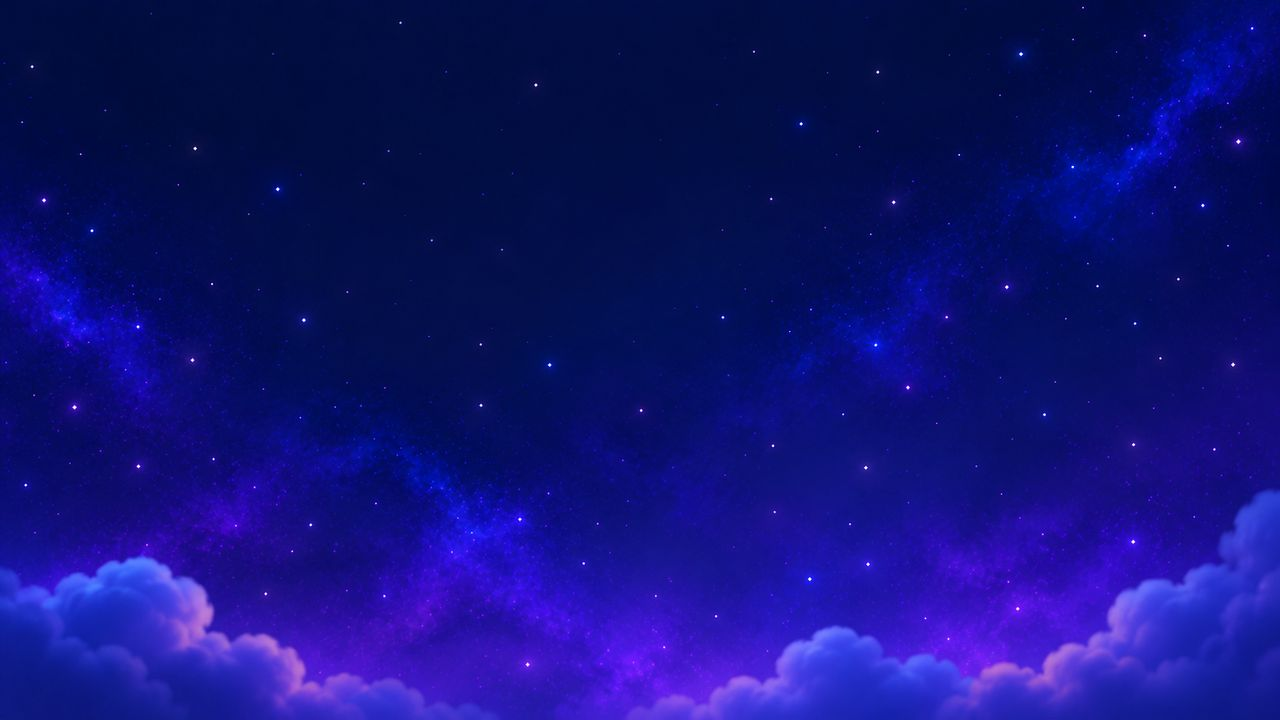
#> input picture assets/art/bg-night-sky-1280.jpg, 1280 x 720 px
$ python -i import_art.py   (imports and definitions only)
#> lines starting #> are read from the running program, lines starting #| are printed output that depends on the picture
#!/usr/bin/env python3
"""Turn the artwork in ArtDrop/ into the web-ready files the site uses.

    python tools/import_art.py           import what has arrived, placeholder the rest
                                         (exit 1 when a file was REJECTED)
    python tools/import_art.py --check   change nothing; exit 1 unless every picture in
                                         assets/ is real art and is byte for byte what
                                         the last complete run wrote

Reads   ArtDrop/incoming/*.png          the 17 illustrations named in ArtDrop/GPT_PROMPT.md
        ArtDrop/reference/game/*.png    the 11 in-game screenshots (game_01_home.png ...)
        ArtDrop/reference/brand/*.png   the Dice Duo logo and the five game icons
Writes  assets/art/*  assets/shots/*
        assets/img/og-image.jpg         (only once hero_desktop.png is real)
        tools/art-manifest.json         status + checksum of every file written (no notes)
        ArtDrop/import-log.json         the notes of the last run (git-ignored, never published)
        ArtDrop/preview/cut_<sheet>.png numbered, named picture of how each sheet was cut

Needs Python 3.8+ and Pillow. Nothing else. Safe to run again and again: real art
simply replaces the placeholder that stood in for it.
"""
from __future__ import annotations

import argparse
import colorsys
import difflib
import hashlib
import json
import math
import os
import random
import re
import sys
from pathlib import Path

try:
    from PIL import Image, ImageChops, ImageDraw, ImageFilter, ImageFont, ImageMath
except ImportError:  # pragma: no cover
    sys.exit("Pillow is required:  python -m pip install Pillow")

ROOT = Path(__file__).resolve().parent.parent
INCOMING = ROOT / "ArtDrop" / "incoming"
GAME = ROOT / "ArtDrop" / "reference" / "game"
BRAND = ROOT / "ArtDrop" / "reference" / "brand"
ART = ROOT / "assets" / "art"
SHOTS = ROOT / "assets" / "shots"
FONTS = ROOT / "assets" / "fonts"
OG_IMAGE = ROOT / "assets" / "img" / "og-image.jpg"
MANIFEST = ROOT / "tools" / "art-manifest.json"          # committed: status and checksums, no notes
LOG = ROOT / "ArtDrop" / "import-log.json"               # git-ignored: the notes of the last run
PREVIEW = ROOT / "ArtDrop" / "preview"                   # git-ignored: pictures for the owner to look at
OLD_MANIFEST = ART / "manifest.json"                     # the log used to be written here, inside the published site

LANCZOS = Image.Resampling.LANCZOS
BICUBIC = Image.Resampling.BICUBIC
Image.MAX_IMAGE_PIXELS = 80_000_000

# Site palette (the same values as the art brief and css/style.css).
NIGHT, DEEP, INDIGO, VIOLET = (10, 20, 54), (6, 12, 36), (27, 42, 107), (75, 42, 143)
TRAY, SKY, RED, YELLOW = (30, 91, 216), (46, 155, 240), (229, 57, 47), (255, 198, 26)
GOLD, GREEN, CREAM, PINK = (255, 184, 26), (61, 190, 61), (241, 232, 207), (255, 211, 216)
MINT, WHITE, ORANGE = (143, 227, 192), (255, 255, 255), (255, 122, 46)


# ==========================================================================
# What we expect, and what each file becomes
# ==========================================================================
#
# kind "cutout"  transparent subject. Trimmed, centred on a fixed canvas.
#                outs -> NAME.webp, NAME@2x.webp, NAME.png       (png = 1x fallback)
#                wide -> NAME-WIDTH.webp for each width, NAME.png: for a picture whose slot
#                        is very different on a phone and on a desktop (srcset + sizes)
# kind "scene"   opaque picture, cropped to its shape, several widths.
#                -> NAME-WIDTH.webp, NAME-WIDTH.jpg
# kind "tile"    opaque picture at one display size.
#                -> NAME.webp, NAME@2x.webp, NAME.jpg            (jpg = 1x fallback)
# kind "sheet"   transparent sprite sheet, cut into its items; each item is a cutout.

GAMES = ["grid-war", "diceback", "roll-race", "six-spots", "scoop-stack"]
GAME_GLOW = {"grid-war": SKY, "diceback": ORANGE, "roll-race": GREEN,
             "six-spots": YELLOW, "scoop-stack": (255, 120, 170)}


def _art_specs():
    specs = [
        # wide = (stem, shape, widths, width of the png fallback)
        dict(file="mascot_hero.png", size=(1536, 1536), kind="cutout",
             wide=[("mascot-hero", (1, 1), [200, 400, 800], 400)]),
        dict(file="mascot_wave.png", size=(1536, 1536), kind="cutout",
             wide=[("mascot-wave", (1, 1), [200, 400, 800], 400)], outs=[("mascot-wave-sm", 120, 120)]),
        dict(file="mascot_lost.png", size=(1536, 1536), kind="cutout",
             wide=[("mascot-lost", (1, 1), [200, 400, 800], 400)]),
        dict(file="hero_desktop.png", size=(2560, 1440), kind="scene", stem="hero-desktop", widths=[1280, 1920]),
        dict(file="hero_phone.png", size=(1440, 2160), kind="scene", stem="hero-phone", widths=[720, 1080]),
        dict(file="bg_night-sky.png", size=(2560, 1440), kind="scene", stem="bg-night-sky", widths=[1280, 1920]),
    ]
    for game in GAMES:
        specs.append(dict(file="game_%s.png" % game, size=(1536, 2048), kind="scene",
                          stem="game-" + game, widths=[300, 480, 768], game=game))
    specs += [
        # canvas = the largest slot the item is shown in, in CSS px (the @2x file is twice that).
        # hues   = the colour an item must mostly be, so that two swapped items are noticed.
        # extra  = more sizes of one item.
        dict(file="sheet_toys.png", size=(2560, 1280), kind="sheet", grid=(4, 2), canvas=160,
             items=["toy-die-five", "toy-die-two", "toy-token-red", "toy-token-yellow",
                    "toy-cone", "toy-x-yellow", "toy-line-red", "toy-star"],
             hues={"toy-die-five": "red", "toy-die-two": "red", "toy-token-red": "red",
                   "toy-token-yellow": "yellow", "toy-x-yellow": "yellow", "toy-line-red": "red",
                   "toy-star": "yellow"},
             extra={"toy-star": [("toy-star-sm", 40, 40)]}),          # the star beside "How you win"
        dict(file="sheet_modes.png", size=(1536, 1536), kind="sheet", grid=(2, 2), canvas=168,
             items=["mode-computer", "mode-same-phone", "mode-online", "mode-private-room"]),
        dict(file="sheet_features.png", size=(2400, 1600), kind="sheet", grid=(3, 2), canvas=96,
             items=["feature-skins", "feature-daily-reward", "feature-leaderboard",
                    "feature-fair-play", "feature-fast-matches", "feature-offline"]),
        dict(file="sheet_genres.png", size=(2400, 1600), kind="sheet", grid=(3, 2), canvas=96,
             items=["genre-puzzle", "genre-hypercasual", "genre-arcade",
                    "genre-hybrid-casual", "genre-multiplayer", "genre-kids-family"]),
        dict(file="studio_workshop.png", size=(2560, 1440), kind="scene", stem="studio-workshop",
             widths=[960, 1440, 1920]),
        dict(file="trail_divider.png", size=(2400, 800), kind="cutout", pad=0.0, solid=False, ring=0.5,
             wide=[("trail-divider", (3, 1), [600, 1200, 2400], 600)]),
    ]
    for spec in specs:
        spec.update(folder=INCOMING, out=ART, group="art")
        if spec["kind"] == "sheet":
            spec.setdefault("pad", 0.06)       # a little room for the glow around each item
    return specs


def _shot_specs():
    names = ["home", "grid-war", "diceback", "roll-race", "six-spots", "scoop-stack",
             "win", "store", "skins", "setup", "loading"]
    return [dict(file="game_%02d_%s.png" % (i + 1, name), size=(1080, 1920), kind="tile",
                 outs=[(name, 360, 640)], folder=GAME, out=SHOTS, group="shots")
            for i, name in enumerate(names)]


def _brand_specs():
    specs = [
        dict(file="dice-duo_logo.png", size=None, kind="cutout", pad=0.0, solid=False, ring=0.5,
             outs=[("dice-duo-logo", 600, 300)]),
    ]
    for game in GAMES:
        specs.append(dict(file="game-icon_%s.png" % game, size=None, kind="cutout", pad=0.02,
                          outs=[("icon-" + game, 128, 128)], game=game))
    for spec in specs:
        spec.update(folder=BRAND, out=ART, group="brand")
    return specs


ALL_SPECS = _art_specs() + _shot_specs() + _brand_specs()
REFERENCE_ONLY = {"bouncy-comet_logo-icon.png"}     # kept for the illustrator, not used by the site


class Problem(Exception):
    """The file is there but cannot be used as it is."""


# ==========================================================================
# Small image helpers
# ==========================================================================

def rel(path):
    return path.relative_to(ROOT).as_posix()


def sha1(path):
    return hashlib.sha1(Path(path).read_bytes()).hexdigest()


# [33 lines left out: functions tidy, write_json, open_image, ratio_text, not called in this run]


FAST = False      # set while writing placeholders: they do not deserve the slowest encoder setting


def save_webp(im, path, quality):
    im.save(path, "WEBP", quality=quality, method=2 if FAST else 4)


def save_png(im, path):
    im.save(path, "PNG", optimize=not FAST)


def save_jpg(im, path, quality=82):
    im.convert("RGB").save(path, "JPEG", quality=quality, optimize=True, progressive=True)


def clear_share(alpha, below=250):
    """Share of the pixels that are at least partly transparent."""
    return sum(alpha.histogram()[:below]) / float(alpha.width * alpha.height)


# [97 lines left out: functions ring_clear, detail, cover, crop_to_ratio, feather_edges, solid_box and 1 more, not called in this run]


# ==========================================================================
# Flat magenta background -> real transparency
# ==========================================================================

KEY_SOLID = 150   # this far from the background colour = certainly subject
GLOW_STEP = 8     # a glow gets at most this much more solid per pixel; a real edge jumps far more


# [57 lines left out: functions _grow, _soft_region, _unmix, flat_half_clear, not called in this run]


def key_magenta(im):
    """Return an RGBA copy with the flat magenta background removed, or None when the
    border is not flat magenta. Hard edges keep their antialiasing, glows and light trails
    become real soft transparency, and no pink is left in either.

    What it cannot know: a PINK part of the subject that touches a glow looks exactly like
    more glow. load_transparent() checks the result for that and refuses the file."""
    rgb = im.convert("RGB")
    w, h = rgb.size
    raw = b"".join(rgb.crop(box).tobytes()
                   for box in ((0, 0, w, 2), (0, h - 2, w, h), (0, 0, 2, h), (w - 2, 0, w, h)))
    border = list(zip(raw[0::3], raw[1::3], raw[2::3]))
    key = tuple(sorted(p[i] for p in border)[len(border) // 2] for i in range(3))
    if not (key[0] > 190 and key[2] > 190 and key[1] < 100):
        return None
    spread = sorted(max(abs(p[0] - key[0]), abs(p[1] - key[1]), abs(p[2] - key[2])) for p in border)
    if spread[int(len(spread) * 0.6)] > 38:          # the border is not one flat colour
        return None
    floor = min(38, max(6, spread[int(len(spread) * 0.95)] + 4))    # how noisy the "flat" colour is

    red, green, blue = rgb.split()
    r, g, b = ImageChops.difference(rgb, Image.new("RGB", rgb.size, key)).split()
    dist = ImageChops.lighter(ImageChops.lighter(r, g), b)      # 0 = background colour
    core = dist.point(lambda v: 255 if v <= floor else 0)

    # Two kinds of soft thing can lie on the background, and each is followed on its own:
    #   light  a glow or a light trail. White, gold or yellow light never lowers the red
    #          channel, so a glow cannot lead into a lilac, purple, blue or green part.
    #   dark   a soft shadow. Red and blue fall together and green stays low, so a shadow
    #          cannot lead into a pink, red or yellow part.
    # A third stop, for both: a line where any colour channel jumps. The distance from the
    # background can stay the same across the border between a glow and a pink toy while
    # green and blue both jump there; a glow itself never changes that fast.
    jump = None
    for band in (red, green, blue):
        step = ImageChops.subtract(band.filter(ImageFilter.MaxFilter(3)), band.filter(ImageFilter.MinFilter(3)))
        jump = step if jump is None else ImageChops.lighter(jump, step)
    smooth = jump.point(lambda v: 255 if v < 20 else 0)
    light = ImageChops.darker(smooth, red.point(lambda v: 255 if v >= key[0] - 40 else 0))
    fall_r = red.point(lambda v: max(0, key[0] - v))
    fall_b = blue.point(lambda v: max(0, key[2] - v))
    dark = ImageChops.darker(ImageChops.difference(fall_r, fall_b).point(lambda v: 255 if v <= 60 else 0),
                             green.point(lambda v: 255 if v <= key[1] + 80 else 0))
    dark = ImageChops.darker(smooth, dark)
    region = ImageChops.lighter(_soft_region(dist, core, light), _soft_region(dist, core, dark))

    # Inside the soft region: the least alpha that explains the colour. On the thin rim
    # next to it: a steeper ramp, so the antialiased edge of the subject stays an edge.
    exact = dist.point(lambda v: 0 if v <= floor else (v - floor) * 255 // (255 - floor))
    ramp = dist.point(lambda v: 0 if v <= floor else 255 if v >= KEY_SOLID
                      else (v - floor) * 255 // (KEY_SOLID - floor))
    rim = region.filter(ImageFilter.MaxFilter(7))
    alpha = Image.composite(ramp, Image.new("L", rgb.size, 255), rim)
    alpha = Image.composite(exact, alpha, region)

    bands = [_unmix(band, alpha, k) for band, k in zip(rgb.split(), key)]
    # The least alpha always pushes a warm glow to pure yellow, which reads green on a
    # dark page. Where that happened, give the glow a little more alpha so it stays gold;
    # white light (blue channel high) is left alone.
    yellowed = ImageChops.darker(region, bands[1].point(lambda v: 255 if v >= 250 else 0))
    boost = ImageChops.multiply(alpha, bands[2].point(lambda v: (255 - v) * 56 // 255))
    alpha = Image.composite(ImageChops.add(alpha, boost), alpha, yellowed)
    bands = [_unmix(band, alpha, k) for band, k in zip(rgb.split(), key)]
    out = Image.merge("RGBA", bands + [alpha])
    clear = Image.new("RGBA", out.size, (0, 0, 0, 0))      # nothing keeps a colour under alpha 0
    out = Image.composite(out, clear, alpha.point(lambda v: 255 if v else 0))
    # How much of the picture became half-transparent (glows, shadows): the caller reports it.
    out.info["soft"] = sum(alpha.histogram()[40:216]) / float(w * h)
    return out


# [352 lines left out: functions load_transparent, find_islands, box_gap, group_islands, order_rows, one_item_per_cell and 7 more, not called in this run]


_RADIAL = ImageChops.invert(Image.radial_gradient("L"))
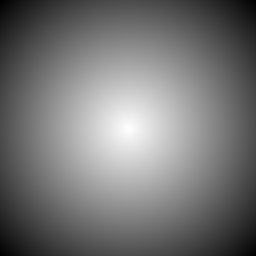
#> _RADIAL: PIL image 256x256 L; min 0, max 255, mean 116.9


# [323 lines left out: functions glow, night_sky, tag, toy, stamp, comet_trail and 4 more, not called in this run]


# ==========================================================================
# Writing the web files
# ==========================================================================

def wrote(written, path, width, height):
    written.append(dict(path=rel(path), width=width, height=height))


# [53 lines left out: functions write_cutout, write_scene, write_tile, not called in this run]


def item_outs(spec, name):
    """Every size one item of a sheet is written at."""
    return [(name, spec["canvas"], spec["canvas"])] + list((spec.get("extra") or {}).get(name, []))


# [399 lines left out: functions write_placeholder, _write_placeholder, check_size, big_enough, import_real, build_og_image and 10 more, not called in this run]


# [2 lines not run here, left out]

>>> from PIL import Image
>>> picture = Image.open('../assets/art/bg-night-sky-1280.jpg')
#> picture is the input picture: PIL image 1280x720 RGB; mean R, G, B 17.4, 17.8, 118.8
>>> result = key_magenta(picture)
#> in key_magenta, `border = list(zip(raw[0::3], raw[1::3], raw[2::3]))`: border = 8000 items, first 6: (0, 12, 64), (0, 12, 64), (0, 12, 64), (0, 12, 64), (0, 12, 64), (0, 12, 64)
#> in key_magenta, `key = tuple(sorted(p[i] for p in border)[len(border) // 2] for i in ra..`: key = (10, 14, 112)
